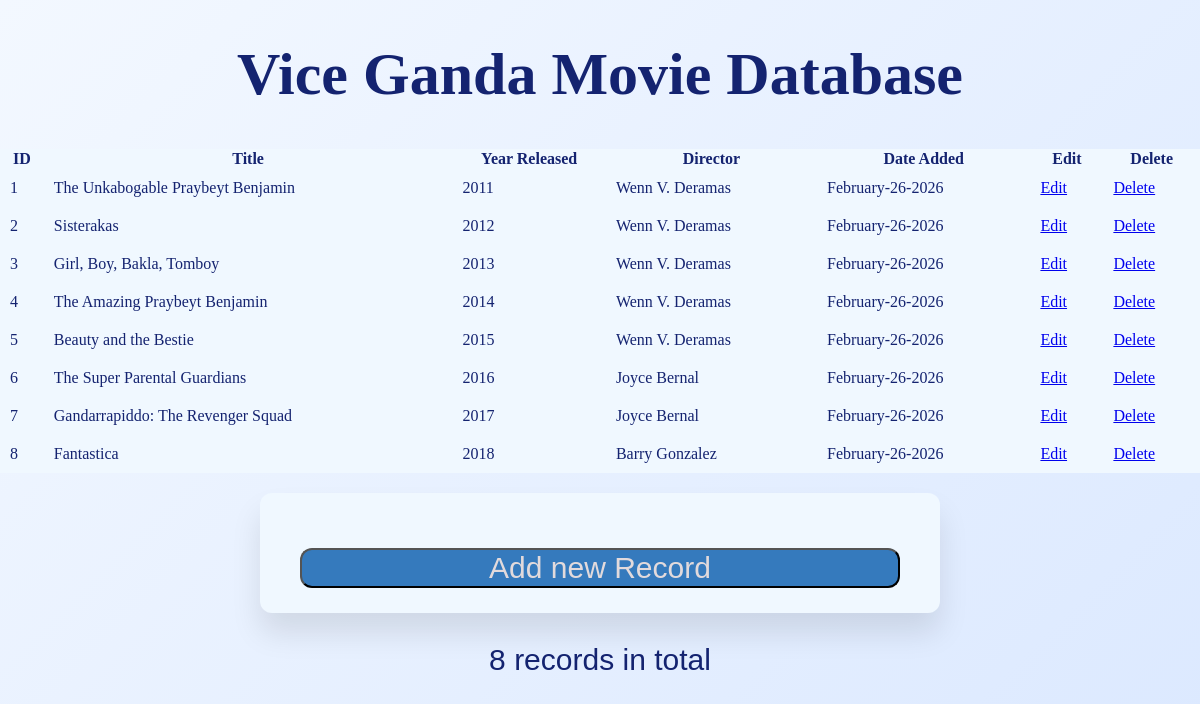
The page /lab6_Quizon/read.php on the database its author committed.
### tables this page shows
CREATE TABLE `movies` (
  `movieID` int(11) NOT NULL,
  `title` varchar(50) NOT NULL,
  `releaseYear` year(4) NOT NULL,
  `director` varchar(50) NOT NULL,
  `date_added` timestamp NOT NULL DEFAULT current_timestamp() ON UPDATE current_timestamp()
);

### lab6_Quizon/read.php (the view, shortened to what this page needs)
<?php
include 'db.php';
$stmt1 = $conn->prepare("SELECT * FROM movies");
$stmt1->execute();
$result1= $stmt1->get_result();
$stmt2 = $conn->prepare("SELECT COUNT(*) AS numRecords FROM movies");
$stmt2->execute();
$result2= $stmt2->get_result()->fetch_assoc();
?>
<!DOCTYPE html>
<html lang="en">
<head>
    <link rel="stylesheet" href="style.css">
</head>
<body>
    <h1>Vice Ganda Movie Database</h1>
    <table>
            <tr>
                <th>ID</th>
                <th>Title</th>
                <th>Year Released</th>
                <th>Director</th>
                <th>Date Added</th>
                <th>Edit</th>
                <th>Delete</th>
            </tr>
        <tr>
            <?php
                while ($row = $result1->fetch_assoc()){
                    $dateForDB = date('F-j-Y', strtotime($row['date_added']));
                    echo "<tr>";
                    echo "<td>{$row['movieID']}</td>";
                    echo "<td>{$row['title']}</td>";
                    echo "<td>{$row['releaseYear']}</td>";
                    echo "<td>{$row['director']}</td>";
                    echo "<td>$dateForDB</td>";
                    echo "<td><a href='update.php?id={$row['movieID']}'>Edit</a> </td>";
                    echo "<td><a href='delete.php?id={$row['movieID']}'>Delete</a></td>";
                    echo "</tr>";
                }
            ?>
            </tr>
    </table>
</body>
<footer>
    <form action="create.php">
            <input type="submit" value="Add new Record">
    </form>
        <?php
            $totalRecordSTR = implode(" ", $result2);
            echo "<p style='text-align: center; '> $totalRecordSTR records in total</p><?>";
        ?>
</footer>
</html>

### lab6_Quizon/style.css (style rules this page uses)
body { font-family: Georgia, 'Times New Roman', Times, serif; background: linear-gradient(135deg, #f3f8ff, #dce9ff); color:rgb(20, 35, 112); height: 100%; margin: 0; padding: 0; display: flex; flex-direction: column; }
footer { padding: 20px; }
h1 { font-size: 60px; text-align:center; }
p { font-family:'Trebuchet MS', 'Lucida Sans Unicode', 'Lucida Grande', 'Lucida Sans', Arial, sans-serif; font-size: 30px; }
form { background-color: aliceblue; width: 60%; max-width: 600px; margin: 0 auto; padding: 25px 40px; border-radius: 12px; box-shadow: 0 20px 30px rgba(0, 0, 0, 0.1); }
table { width: 100%; border-collapse:collapse; margin-bottom: 0px; background-color: aliceblue; }
td { padding: 10px 10px; vertical-align:middle; align-content: center; }
input[type="submit"] { color: rgb(226, 218, 220); background-color: #357abd; width: 100%; margin-top: 30px; font-size: 30px; cursor: pointer; border-radius:12px; transition: background-color 0.3s, transform 0.1s; }

### rows shown on the page
movies: movieID "1", title "The Unkabogable Praybeyt Benjamin", releaseYear "2011", director "Wenn V. Deramas", date_added "February-26-2026"
movies: movieID "2", title "Sisterakas", releaseYear "2012", director "Wenn V. Deramas", date_added "February-26-2026"
movies: movieID "3", title "Girl, Boy, Bakla, Tomboy", releaseYear "2013", director "Wenn V. Deramas", date_added "February-26-2026"
movies: movieID "4", title "The Amazing Praybeyt Benjamin", releaseYear "2014", director "Wenn V. Deramas", date_added "February-26-2026"
movies: movieID "5", title "Beauty and the Bestie", releaseYear "2015", director "Wenn V. Deramas", date_added "February-26-2026"
movies: movieID "6", title "The Super Parental Guardians", releaseYear "2016", director "Joyce Bernal", date_added "February-26-2026"
movies: movieID "7", title "Gandarrapiddo: The Revenger Squad", releaseYear "2017", director "Joyce Bernal", date_added "February-26-2026"
movies: movieID "8", title "Fantastica", releaseYear "2018", director "Barry Gonzalez", date_added "February-26-2026"

### other values the page prints
$totalRecordSTR "8"
